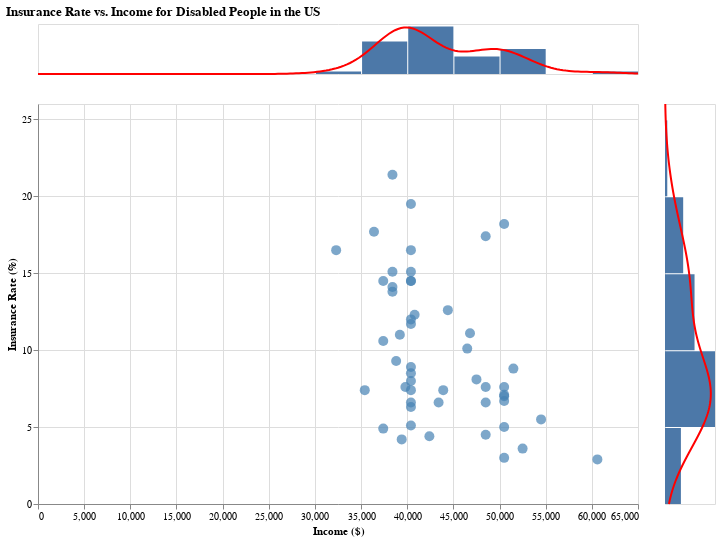

Notebook code cell kept with this figure:
### Code cell
output = top & (scatter| right).resolve_scale(y = 'shared')
output.properties(title = 'Insurance Rate vs. Income for Disabled People in the US')

### Figure 1 — Vega-Lite specification as saved in the notebook (floating-point values rounded to 4 significant figures)
{"vconcat": [{"layer": [{"mark": "bar", "encoding": {"x": {"axis": null, "bin": {"maxbins": 10}, "field": "Income", "scale": {"domain": [0, 65000]}, "type": "quantitative"}, "y": {"aggregate": "count", "axis": null, "type": "quantitative"}}, "height": 50, "selection": {"subgroup": {"type": "single", "fields": ["Disabled"], "init": {"Disabled": true}, "bind": {"input": "radio", "options": [true, false]}}}, "transform": [{"filter": {"selection": "subgroup"}}], "width": 600}, {"mark": "line", "encoding": {"color": {"value": "red"}, "x": {"axis": null, "field": "Income", "scale": {"domain": [0, 65000]}, "type": "quantitative"}, "y": {"axis": null, "field": "density", "type": "quantitative"}}, "height": 50, "transform": [{"filter": {"selection": "subgroup"}}, {"density": "Income", "extent": [0, 65000], "as": ["Income", "density"]}], "width": 600}, {"mark": {"type": "rule", "color": "red"}, "encoding": {"opacity": {"condition": {"value": 1, "selection": "selector012"}, "value": 0}, "size": {"value": 4}, "x": {"axis": null, "field": "Income", "scale": {"domain": [0, 65000]}, "type": "quantitative"}}, "height": 50, "selection": {"selector012": {"type": "single", "empty": "none", "on": "mouseover", "nearest": true, "fields": ["Income", "Insurance_rate"]}}, "transform": [{"filter": {"selection": "subgroup"}}], "width": 600}], "resolve": {"scale": {"y": "independent"}}}, {"hconcat": [{"mark": {"type": "circle", "size": 100}, "encoding": {"color": {"condition": {"value": "red", "selection": "selector012"}, "value": "steelblue"}, "tooltip": [{"field": "Location", "type": "nominal"}, {"field": "Insurance_rate", "type": "quantitative"}, {"field": "Income", "type": "quantitative"}], "x": {"field": "Income", "title": "Income ($)", "type": "quantitative"}, "y": {"field": "Insurance_rate", "title": "Insurance Rate (%)", "type": "quantitative"}}, "height": 400, "selection": {"selector012": {"type": "single", "empty": "none", "on": "mouseover", "nearest": true, "fields": ["Income", "Insurance_rate"]}, "subgroup": {"type": "single", "fields": ["Disabled"], "init": {"Disabled": true}, "bind": {"input": "radio", "options": [true, false]}}}, "transform": [{"filter": {"selection": "subgroup"}}], "width": 600}, {"layer": [{"mark": "bar", "encoding": {"x": {"aggregate": "count", "axis": null, "type": "quantitative"}, "y": {"axis": null, "bin": {"maxbins": 10}, "field": "Insurance_rate", "scale": {"domain": [0, 26]}, "type": "quantitative"}}, "height": 400, "selection": {"subgroup": {"type": "single", "fields": ["Disabled"], "init": {"Disabled": true}, "bind": {"input": "radio", "options": [true, false]}}}, "transform": [{"filter": {"selection": "subgroup"}}], "width": 50}, {"mark": {"type": "line", "orient": "horizontal"}, "encoding": {"color": {"value": "red"}, "x": {"axis": null, "field": "density", "type": "quantitative"}, "y": {"axis": null, "field": "Insurance_rate", "scale": {"domain": [0, 26]}, "type": "quantitative"}}, "height": 400, "transform": [{"filter": {"selection": "subgroup"}}, {"density": "Insurance_rate", "extent": [0, 26], "as": ["Insurance_rate", "density"]}], "width": 50}, {"mark": {"type": "rule", "color": "red"}, "encoding": {"opacity": {"condition": {"value": 1, "selection": "selector012"}, "value": 0}, "size": {"value": 4}, "y": {"axis": null, "field": "Insurance_rate", "scale": {"domain": [0, 26]}, "type": "quantitative"}}, "height": 400, "selection": {"selector012": {"type": "single", "empty": "none", "on": "mouseover", "nearest": true, "fields": ["Income", "Insurance_rate"]}}, "transform": [{"filter": {"selection": "subgroup"}}], "width": 50}], "resolve": {"scale": {"x": "independent"}}}], "resolve": {"scale": {"y": "shared"}}}], "data": {"name": "data-d2f0a3f7b94fe92587cce19ac6617e23"}, "title": "Insurance Rate vs. Income for Disabled People in the US", "$schema": "https://vega.github.io/schema/vega-lite/v4.17.0.json", "datasets": {"data-d2f0a3f7b94fe92587cce19ac6617e23": [{"Location": "ALABAMA", "Insurance_rate": 14.5, "Income": 40400, "Disabled": true}, {"Location": "ALASKA", "Insurance_rate": 11.1, "Income": 46800, "Disabled": true}, {"Location": "ARIZONA", "Insurance_rate": 11.0, "Income": 39200, "Disabled": true}, {"Location": "ARKANSAS", "Insurance_rate": 7.4, "Income": 35400, "Disabled": true}, {"Location": "CALIFORNIA", "Insurance_rate": 7.6, "Income": 48500, "Disabled": true}, {"Location": "COLORADO", "Insurance_rate": 8.1, "Income": 47500, "Disabled": true}, {"Location": "CONNECTICUT", "Insurance_rate": 5.0, "Income": 50500, "Disabled": true}, {"Location": "DELAWARE", "Insurance_rate": 7.0, "Income": 50500, "Disabled": true}, {"Location": "DISTRICT OF COLUMBIA", "Insurance_rate": 2.9, "Income": 60600, "Disabled": true}, {"Location": "FLORIDA", "Insurance_rate": 15.1, "Income": 38400, "Disabled": true}, {"Location": "GEORGIA", "Insurance_rate": 16.5, "Income": 40400, "Disabled": true}, {"Location": "HAWAII", "Insurance_rate": 6.7, "Income": 50500, "Disabled": true}, {"Location": "IDAHO", "Insurance_rate": 11.7, "Income": 40400, "Disabled": true}, {"Location": "ILLINOIS", "Insurance_rate": 7.4, "Income": 43900, "Disabled": true}, {"Location": "INDIANA", "Insurance_rate": 8.9, "Income": 40400, "Disabled": true}, {"Location": "IOWA", "Insurance_rate": 5.1, "Income": 40400, "Disabled": true}, {"Location": "KANSAS", "Insurance_rate": 14.5, "Income": 40400, "Disabled": true}, {"Location": "KENTUCKY", "Insurance_rate": 4.9, "Income": 37400, "Disabled": true}, {"Location": "LOUISIANA", "Insurance_rate": 8.5, "Income": 40400, "Disabled": true}, {"Location": "MAINE", "Insurance_rate": 7.6, "Income": 39800, "Disabled": true}, {"Location": "MARYLAND", "Insurance_rate": 5.5, "Income": 54500, "Disabled": true}, {"Location": "MASSACHUSETTS", "Insurance_rate": 3.6, "Income": 52500, "Disabled": true}, {"Location": "MICHIGAN", "Insurance_rate": 6.3, "Income": 40400, "Disabled": true}, {"Location": "MINNESOTA", "Insurance_rate": 6.6, "Income": 48500, "Disabled": true}, {"Location": "MISSISSIPPI", "Insurance_rate": 16.5, "Income": 32300, "Disabled": true}, {"Location": "MISSOURI", "Insurance_rate": 14.5, "Income": 37400, "Disabled": true}, {"Location": "MONTANA", "Insurance_rate": 10.6, "Income": 37400, "Disabled": true}, {"Location": "NEBRASKA", "Insurance_rate": 17.4, "Income": 48500, "Disabled": true}, {"Location": "NEVADA", "Insurance_rate": 12.0, "Income": 40400, "Disabled": true}, {"Location": "NEW HAMPSHIRE", "Insurance_rate": 8.8, "Income": 51500, "Disabled": true}, {"Location": "NEW JERSEY", "Insurance_rate": 7.6, "Income": 50500, "Disabled": true}, {"Location": "NEW MEXICO", "Insurance_rate": 9.3, "Income": 38800, "Disabled": true}, {"Location": "NEW YORK", "Insurance_rate": 4.5, "Income": 48500, "Disabled": true}, {"Location": "NORTH CAROLINA", "Insurance_rate": 14.1, "Income": 38400, "Disabled": true}, {"Location": "NORTH DAKOTA", "Insurance_rate": 12.6, "Income": 44400, "Disabled": true}, {"Location": "OHIO", "Insurance_rate": 8.0, "Income": 40400, "Disabled": true}, {"Location": "OKLAHOMA", "Insurance_rate": 21.4, "Income": 38400, "Disabled": true}, {"Location": "OREGON", "Insurance_rate": 7.4, "Income": 40400, "Disabled": true}, {"Location": "PENNSYLVANIA", "Insurance_rate": 6.6, "Income": 40400, "Disabled": true}, {"Location": "RHODE ISLAND", "Insurance_rate": 3.0, "Income": 50500, "Disabled": true}, {"Location": "SOUTH CAROLINA", "Insurance_rate": 15.1, "Income": 40400, "Disabled": true}, {"Location": "SOUTH DAKOTA", "Insurance_rate": 17.7, "Income": 36400, "Disabled": true}, {"Location": "TENNESSEE", "Insurance_rate": 13.8, "Income": 38400, "Disabled": true}, {"Location": "TEXAS", "Insurance_rate": 19.5, "Income": 40400, "Disabled": true}, {"Location": "UTAH", "Insurance_rate": 12.3, "Income": 40800, "Disabled": true}, {"Location": "VERMONT", "Insurance_rate": 4.4, "Income": 42400, "Disabled": true}, {"Location": "VIRGINIA", "Insurance_rate": 10.1, "Income": 46500, "Disabled": true}, {"Location": "WASHINGTON", "Insurance_rate": 7.1, "Income": 50500, "Disabled": true}, {"Location": "WEST VIRGINIA", "Insurance_rate": 4.2, "Income": 39400, "Disabled": true}, {"Location": "WISCONSIN", "Insurance_rate": 6.6, "Income": 43400, "Disabled": true}, {"Location": "WYOMING", "Insurance_rate": 18.2, "Income": 50500, "Disabled": true}, {"Location": "ALABAMA", "Insurance_rate": 14.6, "Income": 40400, "Disabled": false}, {"Location": "ALASKA", "Insurance_rate": 15.2, "Income": 46800, "Disabled": false}, {"Location": "ARIZONA", "Insurance_rate": 15.6, "Income": 39200, "Disabled": false}, {"Location": "ARKANSAS", "Insurance_rate": 14.0, "Income": 35400, "Disabled": false}, {"Location": "CALIFORNIA", "Insurance_rate": 11.2, "Income": 48500, "Disabled": false}, {"Location": "COLORADO", "Insurance_rate": 10.6, "Income": 47500, "Disabled": false}, {"Location": "CONNECTICUT", "Insurance_rate": 8.6, "Income": 50500, "Disabled": false}, {"Location": "DELAWARE", "Insurance_rate": 9.5, "Income": 50500, "Disabled": false}, {"Location": "DISTRICT OF COLUMBIA", "Insurance_rate": 4.2, "Income": 60600, "Disabled": false}, {"Location": "FLORIDA", "Insurance_rate": 19.7, "Income": 38400, "Disabled": false}, {"Location": "GEORGIA", "Insurance_rate": 18.6, "Income": 40400, "Disabled": false}, {"Location": "HAWAII", "Insurance_rate": 5.1, "Income": 50500, "Disabled": false}, {"Location": "IDAHO", "Insurance_rate": 16.2, "Income": 40400, "Disabled": false}, {"Location": "ILLINOIS", "Insurance_rate": 10.5, "Income": 43900, "Disabled": false}, {"Location": "INDIANA", "Insurance_rate": 11.9, "Income": 40400, "Disabled": false}, {"Location": "IOWA", "Insurance_rate": 7.1, "Income": 40400, "Disabled": false}, {"Location": "KANSAS", "Insurance_rate": 12.6, "Income": 40400, "Disabled": false}, {"Location": "KENTUCKY", "Insurance_rate": 9.6, "Income": 37400, "Disabled": false}, {"Location": "LOUISIANA", "Insurance_rate": 13.7, "Income": 40400, "Disabled": false}, {"Location": "MAINE", "Insurance_rate": 12.1, "Income": 39800, "Disabled": false}, {"Location": "MARYLAND", "Insurance_rate": 8.5, "Income": 54500, "Disabled": false}, {"Location": "MASSACHUSETTS", "Insurance_rate": 4.4, "Income": 52500, "Disabled": false}, {"Location": "MICHIGAN", "Insurance_rate": 8.6, "Income": 40400, "Disabled": false}, {"Location": "MINNESOTA", "Insurance_rate": 6.5, "Income": 48500, "Disabled": false}, {"Location": "MISSISSIPPI", "Insurance_rate": 19.7, "Income": 32300, "Disabled": false}, {"Location": "MISSOURI", "Insurance_rate": 14.0, "Income": 37400, "Disabled": false}, {"Location": "MONTANA", "Insurance_rate": 11.8, "Income": 37400, "Disabled": false}, {"Location": "NEBRASKA", "Insurance_rate": 10.4, "Income": 48500, "Disabled": false}, {"Location": "NEVADA", "Insurance_rate": 15.8, "Income": 40400, "Disabled": false}, {"Location": "NEW HAMPSHIRE", "Insurance_rate": 9.0, "Income": 51500, "Disabled": false}, {"Location": "NEW JERSEY", "Insurance_rate": 11.3, "Income": 50500, "Disabled": false}, {"Location": "NEW MEXICO", "Insurance_rate": 15.2, "Income": 38800, "Disabled": false}, {"Location": "NEW YORK", "Insurance_rate": 7.9, "Income": 48500, "Disabled": false}, {"Location": "NORTH CAROLINA", "Insurance_rate": 16.6, "Income": 38400, "Disabled": false}, {"Location": "NORTH DAKOTA", "Insurance_rate": 8.0, "Income": 44400, "Disabled": false}, {"Location": "OHIO", "Insurance_rate": 9.2, "Income": 40400, "Disabled": false}, {"Location": "OKLAHOMA", "Insurance_rate": 21.2, "Income": 38400, "Disabled": false}, {"Location": "OREGON", "Insurance_rate": 10.5, "Income": 40400, "Disabled": false}, {"Location": "PENNSYLVANIA", "Insurance_rate": 7.9, "Income": 40400, "Disabled": false}, {"Location": "RHODE ISLAND", "Insurance_rate": 6.4, "Income": 50500, "Disabled": false}, {"Location": "SOUTH CAROLINA", "Insurance_rate": 15.8, "Income": 40400, "Disabled": false}, {"Location": "SOUTH DAKOTA", "Insurance_rate": 13.2, "Income": 36400, "Disabled": false}, {"Location": "TENNESSEE", "Insurance_rate": 14.8, "Income": 38400, "Disabled": false}, {"Location": "TEXAS", "Insurance_rate": 24.5, "Income": 40400, "Disabled": false}, {"Location": "UTAH", "Insurance_rate": 12.0, "Income": 40800, "Disabled": false}, {"Location": "VERMONT", "Insurance_rate": 7.3, "Income": 42400, "Disabled": false}, {"Location": "VIRGINIA", "Insurance_rate": 10.9, "Income": 46500, "Disabled": false}, {"Location": "WASHINGTON", "Insurance_rate": 9.4, "Income": 50500, "Disabled": false}, {"Location": "WEST VIRGINIA", "Insurance_rate": 10.9, "Income": 39400, "Disabled": false}, {"Location": "WISCONSIN", "Insurance_rate": 8.2, "Income": 43400, "Disabled": false}, {"Location": "WYOMING", "Insurance_rate": 16.2, "Income": 50500, "Disabled": false}]}}
